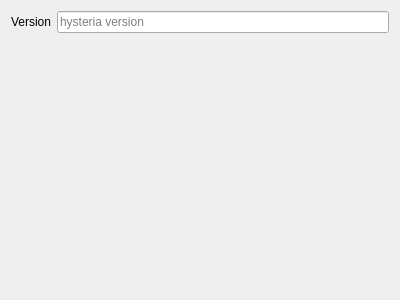
<?xml version="1.0" encoding="UTF-8"?>
<ui version="4.0">
 <class>hysteriaOutEditor</class>
 <widget class="QWidget" name="hysteriaOutEditor">
  <property name="geometry">
   <rect>
    <x>0</x>
    <y>0</y>
    <width>400</width>
    <height>300</height>
   </rect>
  </property>
  <property name="windowTitle">
   <string>Form</string>
  </property>
  <layout class="QFormLayout" name="formLayout">
   <item row="0" column="0">
    <widget class="QLabel" name="versionLabel">
     <property name="text">
      <string>Version</string>
     </property>
    </widget>
   </item>
   <item row="0" column="1">
    <widget class="QLineEdit" name="versionLineEdit">
     <property name="text">
      <string/>
     </property>
     <property name="maxLength">
      <number>36</number>
     </property>
     <property name="placeholderText">
      <string notr="true">hysteria version</string>
     </property>
    </widget>
   </item>
  </layout>
 </widget>
 <resources/>
 <connections/>
</ui>
